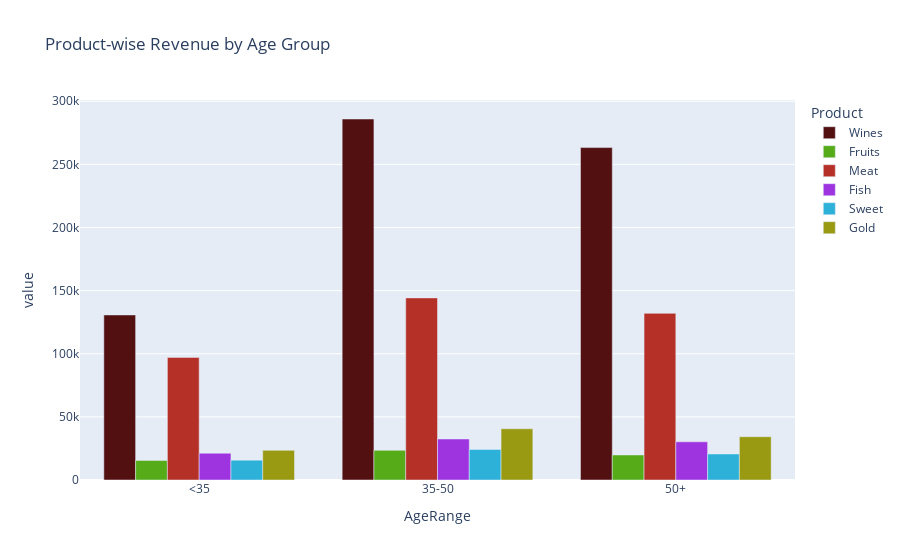

The notebook cell this image was saved under:
### Markdown cell above
Middle-aged customers (35 - 50 years) form our largest buying group. This could be due to these customers being the primary breadwinners for the family.

### Code cell
color_sequence = ['#521010', '#55ab18', '#b53128', '#9e34e0', '#2eb1d9', '#999912']
fig = px.bar(grouped_df, x='AgeRange', y=['Wines', 'Fruits', 'Meat', 'Fish', 'Sweet', 'Gold'], barmode='group', title='Product-wise Revenue by Age Group', color_discrete_sequence=color_sequence)
fig.layout.legend.update(title='Product')
fig.show()

### Figure 1 — Plotly figure (JSON) as saved in the notebook; plotly's stock layout.template omitted (floating-point values rounded to 4 significant figures)
{"data": [{"alignmentgroup": "True", "hovertemplate": "variable=Wines<br>AgeRange=%{x}<br>value=%{y}<extra></extra>", "legendgroup": "Wines", "marker": {"color": "#521010", "pattern": {"shape": ""}}, "name": "Wines", "offsetgroup": "Wines", "orientation": "v", "showlegend": true, "textposition": "auto", "type": "bar", "x": ["<35", "35-50", "50+"], "xaxis": "x", "y": [130754, 285962, 263322], "yaxis": "y"}, {"alignmentgroup": "True", "hovertemplate": "variable=Fruits<br>AgeRange=%{x}<br>value=%{y}<extra></extra>", "legendgroup": "Fruits", "marker": {"color": "#55ab18", "pattern": {"shape": ""}}, "name": "Fruits", "offsetgroup": "Fruits", "orientation": "v", "showlegend": true, "textposition": "auto", "type": "bar", "x": ["<35", "35-50", "50+"], "xaxis": "x", "y": [15470, 23468, 19829], "yaxis": "y"}, {"alignmentgroup": "True", "hovertemplate": "variable=Meat<br>AgeRange=%{x}<br>value=%{y}<extra></extra>", "legendgroup": "Meat", "marker": {"color": "#b53128", "pattern": {"shape": ""}}, "name": "Meat", "offsetgroup": "Meat", "orientation": "v", "showlegend": true, "textposition": "auto", "type": "bar", "x": ["<35", "35-50", "50+"], "xaxis": "x", "y": [97117, 144248, 132028], "yaxis": "y"}, {"alignmentgroup": "True", "hovertemplate": "variable=Fish<br>AgeRange=%{x}<br>value=%{y}<extra></extra>", "legendgroup": "Fish", "marker": {"color": "#9e34e0", "pattern": {"shape": ""}}, "name": "Fish", "offsetgroup": "Fish", "orientation": "v", "showlegend": true, "textposition": "auto", "type": "bar", "x": ["<35", "35-50", "50+"], "xaxis": "x", "y": [21213, 32476, 30250], "yaxis": "y"}, {"alignmentgroup": "True", "hovertemplate": "variable=Sweet<br>AgeRange=%{x}<br>value=%{y}<extra></extra>", "legendgroup": "Sweet", "marker": {"color": "#2eb1d9", "pattern": {"shape": ""}}, "name": "Sweet", "offsetgroup": "Sweet", "orientation": "v", "showlegend": true, "textposition": "auto", "type": "bar", "x": ["<35", "35-50", "50+"], "xaxis": "x", "y": [15728, 24214, 20611], "yaxis": "y"}, {"alignmentgroup": "True", "hovertemplate": "variable=Gold<br>AgeRange=%{x}<br>value=%{y}<extra></extra>", "legendgroup": "Gold", "marker": {"color": "#999912", "pattern": {"shape": ""}}, "name": "Gold", "offsetgroup": "Gold", "orientation": "v", "showlegend": true, "textposition": "auto", "type": "bar", "x": ["<35", "35-50", "50+"], "xaxis": "x", "y": [23514, 40582, 34262], "yaxis": "y"}], "layout": {"barmode": "group", "legend": {"title": {"text": "Product"}, "tracegroupgap": 0}, "title": {"text": "Product-wise Revenue by Age Group"}, "xaxis": {"anchor": "y", "domain": [0, 1], "title": {"text": "AgeRange"}}, "yaxis": {"anchor": "x", "domain": [0, 1], "title": {"text": "value"}}}}
